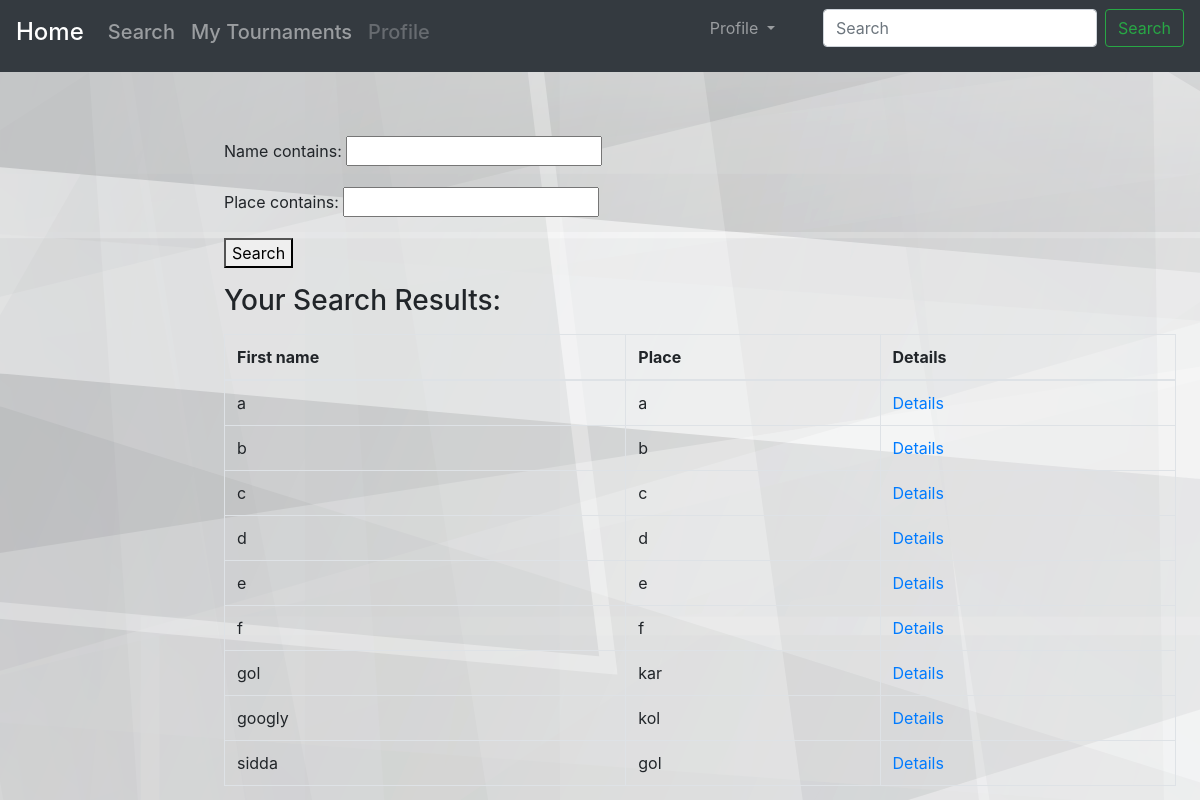
The app's page /search/tournaments/ (signed in) with its own data.
### tournament/models.py (models this page shows, shortened)
class Tournament(models.Model):
    name = models.CharField(max_length=20, unique=True)
    image = models.ImageField(blank=True, upload_to='tournaments', default='tournaments/no.png')
    place = models.TextField()
    start_date = models.DateField()
    end_date = models.DateField(default=None)
    organizer = models.ForeignKey(Organizer, on_delete=models.CASCADE, null=True, blank=True)
    tournament_status = models.IntegerField(default=0)
    tournament_schedule = models.IntegerField(default=0)

### search/views.py (the view)
# urls.py: path('tournaments/', views.search_tournaments, name='search_tournaments'),
def search_tournaments(request):
    tournaments = Tournament.objects.all()
    tournaments_filter = TournamentFilter(request.GET, queryset=tournaments)
    try:
        player = Player.objects.get(pk=request.user.id)
        context = {'P': player, 'filter': tournaments_filter}
    except Exception:
        try:
            o = Organizer.objects.get(pk=request.user.id)
            context = {'O': o, 'filter': tournaments_filter}
        except Exception:
            context = {'P': None, 'filter': tournaments_filter}
    return render(request, 'search/search_tournaments.html', context)

### search/templates/search/search_tournaments.html (shortened to what this page needs)
{% extends 'search/base.html' %}
{% block body %}
    {% load staticfiles %}
    <link  rel="stylesheet" type="text/css" href="{% static 'organizer/base.css' %}">
     <main role="main" class="col-md-9 ml-sm-auto col-lg-10 pt-3 px-4">
      <form method="get">
       {{ filter.form.as_p }}
        <button type="submit">Search</button>
      </form>
    <p><h3>Your Search Results:</h3></p>
      <table class="table table-bordered">
        <thead>
          <tr>
            <th>First name</th>
            <th>Place</th>
              <th>Details</th>
          </tr>
        </thead>
        <tbody>
          {% for tournament in filter.qs %}
            <tr>
              <td>{{ tournament.name }}</td>
              <td>{{ tournament.place }}</td>
              <td><a href="{% url 'search:tournaments_details' tournament.id %}">Details</a></td>
            </tr>
          {% empty %}
            <tr>
              <td colspan="5">No data</td>
            </tr>
          {% endfor %}
        </tbody>
      </table>
      </main>
{% endblock %}

### records on screen
Tournament: name "a", place "a"
Tournament: name "b", place "b"
Tournament: name "c", place "c"
Tournament: name "d", place "d"
Tournament: name "e", place "e"
Tournament: name "f", place "f"
Tournament: name "gol", place "kar"
Tournament: name "googly", place "kol"
Tournament: name "sidda", place "gol"
